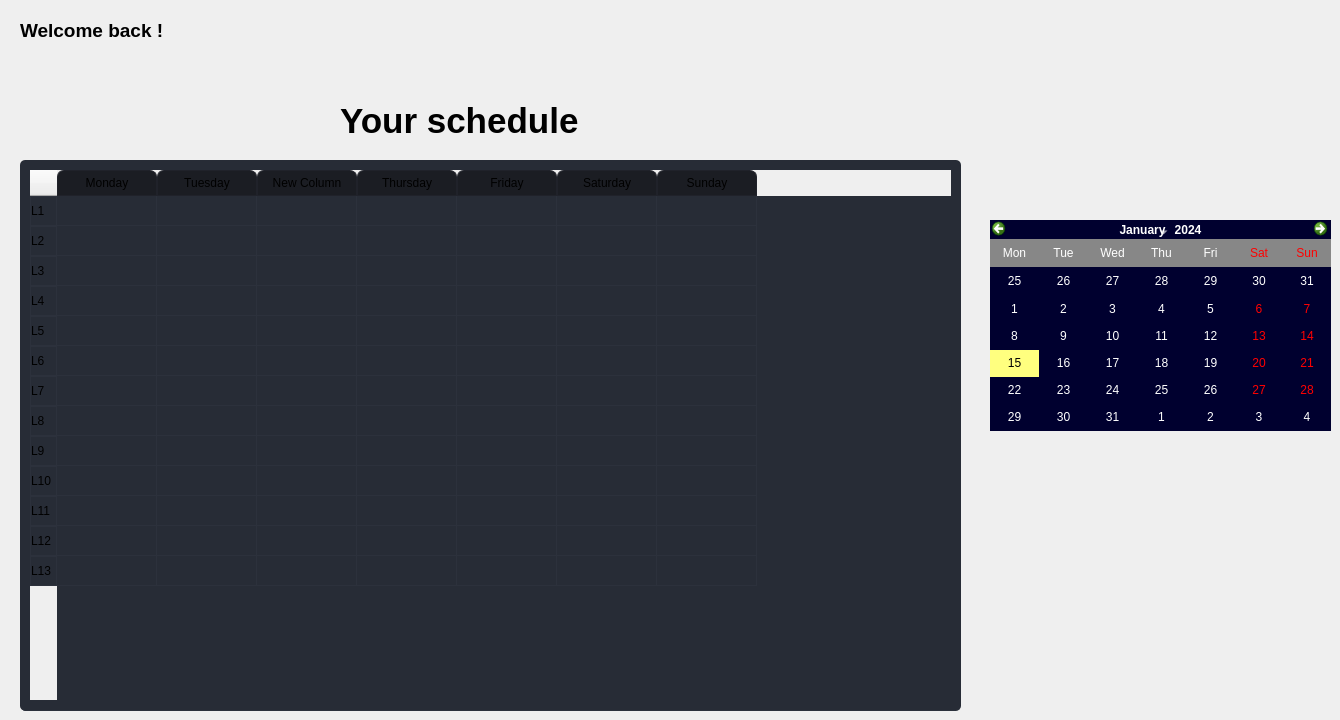
        <widget class="QWidget" name="Home">
         <widget class="QLabel" name="lb_User">
          <property name="geometry">
           <rect>
            <x>20</x>
            <y>20</y>
            <width>441</width>
            <height>21</height>
           </rect>
          </property>
          <property name="font">
           <font>
            <family>Segoe UI</family>
            <pointsize>14</pointsize>
            <weight>75</weight>
            <bold>true</bold>
           </font>
          </property>
          <property name="styleSheet">
           <string notr="true">border : 0px soid</string>
          </property>
          <property name="text">
           <string>Welcome back !</string>
          </property>
         </widget>
         <widget class="QTableWidget" name="tableWidget">
          <property name="geometry">
           <rect>
            <x>20</x>
            <y>160</y>
            <width>941</width>
            <height>551</height>
           </rect>
          </property>
          <property name="styleSheet">
           <string notr="true">QTableWidget {	
	background-color: rgb(39, 44, 54);
	padding: 10px;
	border-radius: 5px;
	gridline-color: rgb(44, 49, 60);
	border-bottom: 1px solid rgb(44, 49, 60);
}
QTableWidget::item{
	border-color: rgb(44, 49, 60);
	padding-left: 5px;
	padding-right: 5px;
	gridline-color: rgb(44, 49, 60);
}
QTableWidget::item:selected{
	background-color: rgb(85, 170, 255);
}
QScrollBar:horizontal {
    border: none;
    background: rgb(52, 59, 72);
    height: 14px;
    margin: 0px 21px 0 21px;
	border-radius: 0px;
}
 QScrollBar:vertical {
	border: none;
    background: rgb(52, 59, 72);
    width: 14px;
    margin: 21px 0 21px 0;
	border-radius: 0px;
 }
QHeaderView::section{
	Background-color: rgb(39, 44, 54);
	max-width: 30px;
	border: 1px solid rgb(44, 49, 60);
	border-style: none;
    border-bottom: 1px solid rgb(44, 49, 60);
    border-right: 1px solid rgb(44, 49, 60);
}
QTableWidget::horizontalHeader {	
	background-color: rgb(81, 255, 0);
}
QHeaderView::section:horizontal
{
    border: 1px solid rgb(32, 34, 42);
	background-color: rgb(27, 29, 35);
	padding: 3px;
	border-top-left-radius: 7px;
    border-top-right-radius: 7px;
}
QHeaderView::section:vertical
{
    border: 1px solid rgb(44, 49, 60);
}
</string>
          </property>
          <row>
           <property name="text">
            <string>L1</string>
           </property>
          </row>
          <row>
           <property name="text">
            <string>L2</string>
           </property>
          </row>
          <row>
           <property name="text">
            <string>L3</string>
           </property>
          </row>
          <row>
           <property name="text">
            <string>L4</string>
           </property>
          </row>
          <row>
           <property name="text">
            <string>L5</string>
           </property>
          </row>
          <row>
           <property name="text">
            <string>L6</string>
           </property>
          </row>
          <row>
           <property name="text">
            <string>L7</string>
           </property>
          </row>
          <row>
           <property name="text">
            <string>L8</string>
           </property>
          </row>
          <row>
           <property name="text">
            <string>L9</string>
           </property>
          </row>
          <row>
           <property name="text">
            <string>L10</string>
           </property>
          </row>
          <row>
           <property name="text">
            <string>L11</string>
           </property>
          </row>
          <row>
           <property name="text">
            <string>L12</string>
           </property>
          </row>
          <row>
           <property name="text">
            <string>L13</string>
           </property>
          </row>
          <column>
           <property name="text">
            <string>Monday</string>
           </property>
          </column>
          <column>
           <property name="text">
            <string>Tuesday</string>
           </property>
          </column>
          <column>
           <property name="text">
            <string>New Column</string>
           </property>
          </column>
          <column>
           <property name="text">
            <string>Thursday</string>
           </property>
          </column>
          <column>
           <property name="text">
            <string>Friday</string>
           </property>
          </column>
          <column>
           <property name="text">
            <string>Saturday</string>
           </property>
          </column>
          <column>
           <property name="text">
            <string>Sunday</string>
           </property>
          </column>
         </widget>
         <widget class="QCalendarWidget" name="calendarWidget">
          <property name="geometry">
           <rect>
            <x>990</x>
            <y>220</y>
            <width>341</width>
            <height>211</height>
           </rect>
          </property>
          <property name="styleSheet">
           <string notr="true">selection-background-color: rgb(255, 255, 127);
selection-color: rgb(0, 0, 0);
alternate-background-color: rgb(135, 135, 135);
color: rgb(255, 255, 255);
border: 0px soid rgb(0, 0, 0);
background-color: rgb(0, 0, 47);
</string>
          </property>
          <property name="verticalHeaderFormat">
           <enum>QCalendarWidget::NoVerticalHeader</enum>
          </property>
         </widget>
         <widget class="QLabel" name="lb_Timer">
          <property name="geometry">
           <rect>
            <x>1010</x>
            <y>160</y>
            <width>311</width>
            <height>41</height>
           </rect>
          </property>
          <property name="font">
           <font>
            <family>Segoe UI</family>
            <pointsize>14</pointsize>
            <weight>75</weight>
            <bold>true</bold>
           </font>
          </property>
          <property name="styleSheet">
           <string notr="true">border : 0px soid</string>
          </property>
          <property name="text">
           <string/>
          </property>
         </widget>
         <widget class="QLabel" name="lb_User_3">
          <property name="geometry">
           <rect>
            <x>340</x>
            <y>100</y>
            <width>291</width>
            <height>41</height>
           </rect>
          </property>
          <property name="font">
           <font>
            <family>Segoe UI</family>
            <pointsize>26</pointsize>
            <weight>75</weight>
            <bold>true</bold>
           </font>
          </property>
          <property name="styleSheet">
           <string notr="true">border : 0px soid</string>
          </property>
          <property name="text">
           <string>Your schedule</string>
          </property>
         </widget>
        </widget>
